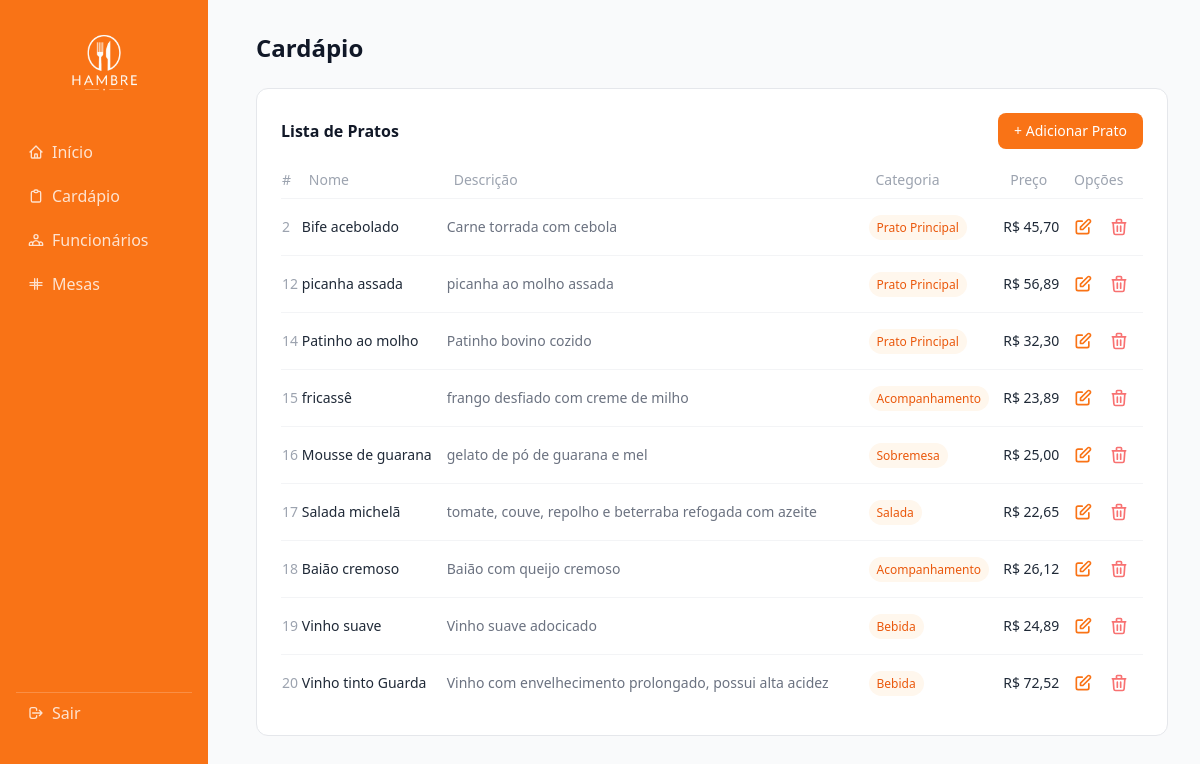
The page /cardapio/index.php (signed in) on the database its author committed.
### tables this page shows
CREATE TABLE `cardapio` (
  `id` int NOT NULL,
  `nome` varchar(100) DEFAULT NULL,
  `descricao` text,
  `categoria` varchar(100) NOT NULL,
  `preco` decimal(10,2) DEFAULT NULL
);

### cardapio/funcoes.php (called while the page is built, shortened)
<?php
function listarPratos($con) {
    $stmt = $con->query("SELECT * FROM cardapio");
    return $stmt->fetchAll(PDO::FETCH_OBJ);
}
?>

### cardapio/index.php (the view, shortened to what this page needs)
<?php include '../sidebar.php'; ?>
<h1 class="text-2xl font-bold text-gray-900 mb-6">Cardápio</h1>
<div class="bg-white rounded-xl border border-gray-200 p-6">
    <div class="flex justify-between items-center mb-5">
        <h2 class="text-base font-semibold text-gray-900">Lista de Pratos</h2>
        <a href="inserir.php" class="bg-orange-500 hover:bg-orange-600 text-white text-sm px-4 py-2 rounded-lg transition">+ Adicionar Prato</a>
    </div>
    <table class="w-full text-sm">
        <thead>
            <tr class="text-left text-gray-400 border-b border-gray-100">
                <th class="pb-2 font-medium">#</th>
                <th class="pb-2 px-2 font-medium">Nome</th>
                <th class="pb-2 px-2 font-medium">Descrição</th>
                <th class="pb-2 px-2 font-medium">Categoria</th>
                <th class="pb-2 px-2 font-medium">Preço</th>
                <th class="pb-2 px-2 font-medium">Opções</th>
            </tr>
        </thead>
        <tbody class="divide-y divide-gray-100">
            <?php
            require_once 'funcoes.php';
            $pratos = listarPratos($con);
            foreach ($pratos as $prato): ?>
                <tr>
                    <td class="py-3 text-gray-400"><?= $prato->id ?></td>
                    <td class="py-3 text-gray-800 font-medium"><?= htmlspecialchars($prato->nome) ?></td>
                    <td class="py-3 text-gray-500"><?= htmlspecialchars($prato->descricao) ?></td>
                    <td class="py-3">
                        <span class="bg-orange-50 text-orange-600 text-xs px-2 py-1 rounded-full"><?= htmlspecialchars($prato->categoria) ?></span>
                    </td>
                    <td class="py-3 text-gray-800 font-medium">R$ <?= number_format($prato->preco, 2, ',', '.') ?></td>
                    <td class="py-3">
                        <div class="flex gap-1">
                            <a href="editar.php?id=<?= $prato->id ?>" class="text-orange-500 hover:bg-orange-50 p-1.5 rounded-lg transition">
                                <svg xmlns="http://www.w3.org/2000/svg" class="w-5 h-5" fill="none" viewBox="0 0 24 24" stroke="currentColor" stroke-width="2">
                                    <path stroke-linecap="round" stroke-linejoin="round" d="M11 5H6a2 2 0 00-2 2v11a2 2 0 002 2h11a2 2 0 002-2v-5m-1.414-9.414a2 2 0 112.828 2.828L11.828 15H9v-2.828l8.586-8.586z" />
                                </svg>
                            </a>
                            <a href="excluir.php?id=<?= $prato->id ?>" class="text-red-400 hover:bg-red-50 p-1.5 rounded-lg transition" onclick="return confirm('Excluir este prato?')">
                                <svg xmlns="http://www.w3.org/2000/svg" class="w-5 h-5" fill="none" viewBox="0 0 24 24" stroke="currentColor" stroke-width="2">
                                    <path stroke-linecap="round" stroke-linejoin="round" d="M19 7l-.867 12.142A2 2 0 0116.138 21H7.862a2 2 0 01-1.995-1.858L5 7m5 4v6m4-6v6m1-10V4a1 1 0 00-1-1h-4a1 1 0 00-1 1v3M4 7h16" />
                                </svg>
                            </a>
                        </div>
                    </td>
                </tr>
            <?php endforeach; ?>
        </tbody>
    </table>
</div>
</main>
</body>
</html>

### rows shown on the page
cardapio: id "2", nome "Bife acebolado", descricao "Carne torrada com cebola", categoria "Prato Principal", preco "45,70"
cardapio: id "12", nome "picanha assada", descricao "picanha ao molho assada", categoria "Prato Principal", preco "56,89"
cardapio: id "14", nome "Patinho ao molho", descricao "Patinho bovino cozido", categoria "Prato Principal", preco "32,30"
cardapio: id "15", nome "fricassê", descricao "frango desfiado com creme de milho", categoria "Acompanhamento", preco "23,89"
cardapio: id "16", nome "Mousse de guarana", descricao "gelato de pó de guarana e mel", categoria "Sobremesa", preco "25,00"
cardapio: id "17", nome "Salada michelã", descricao "tomate, couve, repolho e beterraba refogada com azeite", categoria "Salada", preco "22,65"
cardapio: id "18", nome "Baião cremoso", descricao "Baião com queijo cremoso", categoria "Acompanhamento", preco "26,12"
cardapio: id "19", nome "Vinho suave", descricao "Vinho suave adocicado", categoria "Bebida", preco "24,89"
cardapio: id "20", nome "Vinho tinto Guarda", descricao "Vinho com envelhecimento prolongado, possui alta acidez", categoria "Bebida", preco "72,52"
